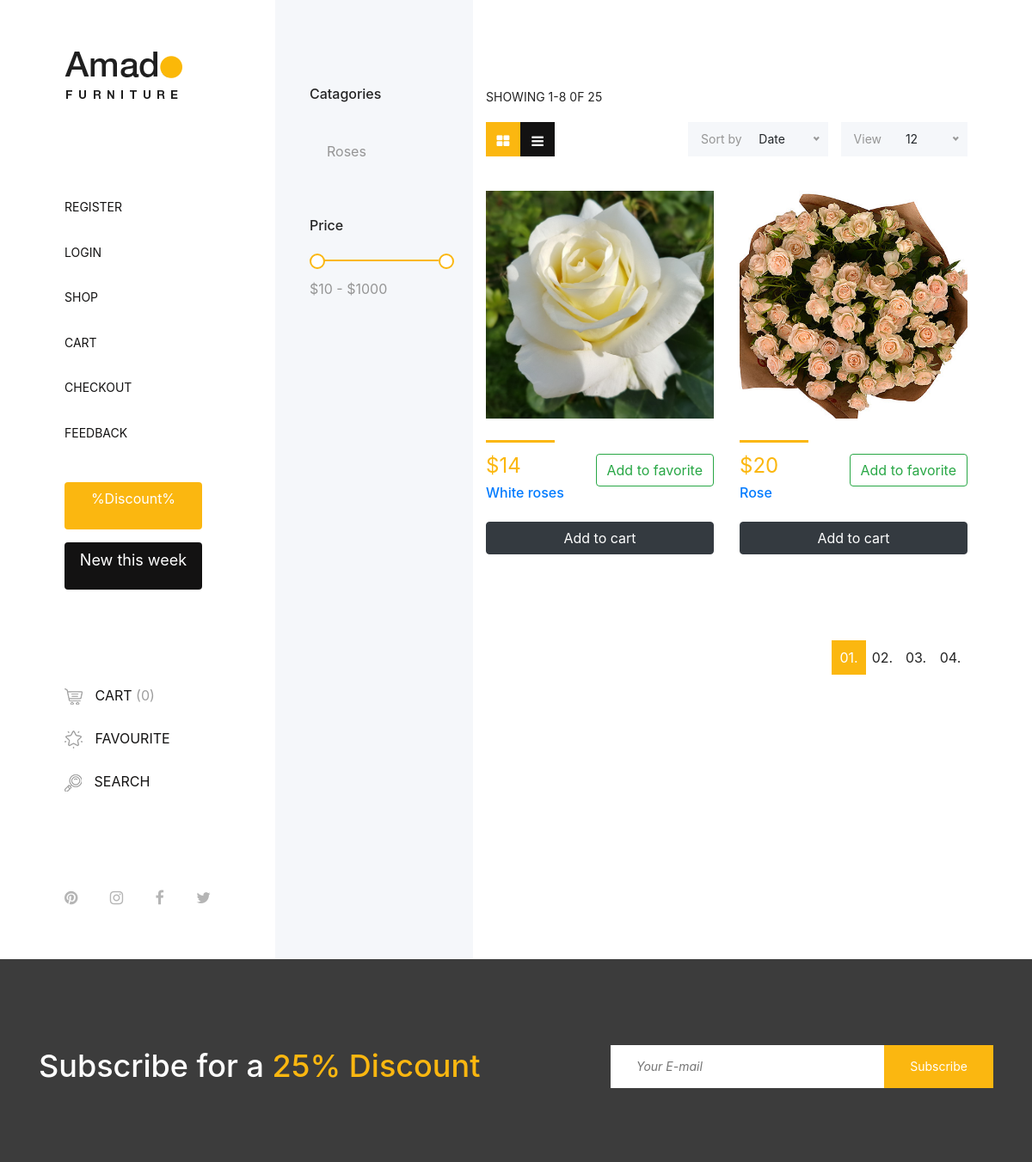
The page /shop/ (upper part) on the database as committed earlier.
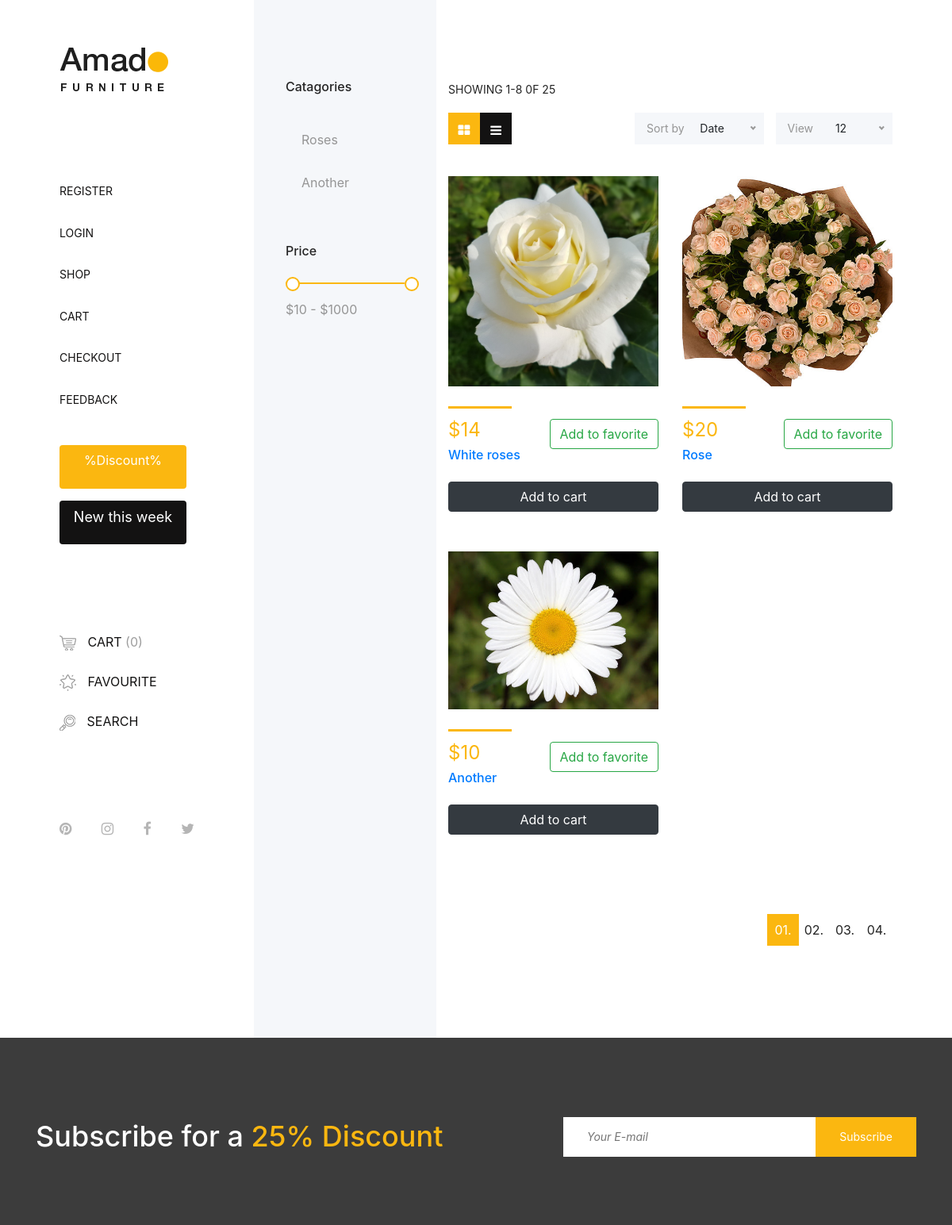
The same page on the database as committed later.
### shop/models.py (models this page shows, shortened)
class Category(models.Model):
    slug = models.SlugField(max_length=100, default=False)
    title = models.CharField(max_length=100)
    class Meta:
        verbose_name_plural = "Категории"
        verbose_name = "Категория"

class Product(models.Model):
    slug = models.SlugField(max_length=100)
    category = models.ForeignKey(Category, related_name='products', on_delete=models.CASCADE)
    price = models.DecimalField(decimal_places=2, max_digits=10)
    title = models.CharField(max_length=100)
    description = models.CharField(max_length=500)
    created_at = models.DateTimeField(auto_now_add=True)
    updated_at = models.DateTimeField(auto_now=True)
    stock = models.PositiveIntegerField('Скидка в процентах', blank=True, null=True, default=0)
    available = models.BooleanField(default=True)
    class Meta:
        verbose_name = 'Продукт'
        verbose_name_plural = 'Продукты'
    def get_sale(self):
        return int(self.price * (100 - self.stock) / 100)
    def get_absolute_url(self):
        return reverse('product_detail', kwargs={'slug': self.slug})

class ProductImage(models.Model):
    image = models.ImageField(upload_to='products/%Y/%m/%d/', blank=True)
    product = models.ForeignKey(Product, related_name='images', on_delete=models.CASCADE)
    class Meta:
        verbose_name = 'Картинка'
        verbose_name_plural = 'Картинки'

### shop/views.py (the view)
# urls.py: path('shop/', ProductListView.as_view(), name='shop'),
class ProductListView(View):
    def get(self, request):
        products = Product.objects.filter(available=True)
        categories = Category.objects.all()
        context = {
            'products': products,
            'categories': categories,
        }
        template = 'shop/shop.html'
        return render(request, template, context)

### contact/forms.py
class NewsletterForm(forms.ModelForm):
    email = forms.EmailField(widget=forms.EmailInput(attrs={'class': 'nl-email', 'placeholder': 'Your E-mail'}))
    class Meta:
        model = Newsletter
        fields = ('email',)

### contact/templatetags/newsletter_tags.py (called while the page is built)
@register.inclusion_tag('contact/tags/form.html')
def newsletter_form(request):
    return {'form': NewsletterForm(),'request': request}

### templates/shop/shop.html (shortened to what this page needs)
{% extends 'base.html'%}
{% load static %}
{% block content %}
    <div class="main-content-wrapper d-flex clearfix">
       {% include 'includes/header.html' %}
        {% include 'includes/filters.html' %}
        <div class="amado_product_area section-padding-100">
            <div class="container-fluid">
                <div class="row">
                    <div class="col-12">
                        <div class="product-topbar d-xl-flex align-items-end justify-content-between">
                            <div class="total-products">
                                <p>Showing 1-8 0f 25</p>
                                <div class="view d-flex">
                                    <a href="#"><i class="fa fa-th-large" aria-hidden="true"></i></a>
                                    <a href="#"><i class="fa fa-bars" aria-hidden="true"></i></a>
                                </div>
                            </div>
                            <div class="product-sorting d-flex">
                                <div class="sort-by-date d-flex align-items-center mr-15">
                                    <p>Sort by</p>
                                    <form action="#" method="get">
                                    </form>
                                </div>
                                <div class="view-product d-flex align-items-center">
                                    <p>View</p>
                                    <form action="#" method="get">
                                    </form>
                                </div>
                            </div>
                        </div>
                    </div>
                </div>
                <div class="row">
                    {% for product in products %}
                        <div class="col-12 col-sm-6 col-md-12 col-xl-6">
                        <div class="single-product-wrapper">
                            <div class="product-img">
                                    <img src="{{ product.images.first.image.url }}" alt="{{ product.title }}">
                            </div>
                            <div class="product-description d-flex align-items-center justify-content-between">
                                <div class="product-meta-data">
                                    <div class="line"></div>
                                    <p class="product-price">${{ product.get_sale}}</p>
                                    <a href="product-details.html">
                                        <a href="{{ product.get_absolute_url }}"><h6>{{product.title}}</h6></a>
                                    </a>
                                </div>
                                {% include 'includes/add_to_favorite.html' %}
                            </div>
                            <br>
                            <div class="row">
                                <div class="col">
                                    {% include 'includes/add_to_cart.html' %}
                                </div>
                            </div>
                        </div>
                    </div>
                    {% endfor %}
                </div>
                <div class="row">
                    <div class="col-12">
                        <nav aria-label="navigation">
                            <ul class="pagination justify-content-end mt-50">
                                <li class="page-item active"><a class="page-link" href="#">01.</a></li>
                                <li class="page-item"><a class="page-link" href="#">02.</a></li>
                                <li class="page-item"><a class="page-link" href="#">03.</a></li>
                                <li class="page-item"><a class="page-link" href="#">04.</a></li>
                            </ul>
                        </nav>
                    </div>
                </div>
            </div>
        </div>
    </div>
{% endblock content %}

### templates/includes/filters.html (shortened to what this page needs)
{% load static %}
<div class="shop_sidebar_area">
            <div class="widget catagory mb-50">
                <h6 class="widget-title mb-30">Catagories</h6>
                <div class="catagories-menu">
                    <ul>
                        {% for category in categories %}
                            <li class=""><a href="{{ category_detail.slug }}">{{ category.title }}</a></li>
                        {% endfor %}
                    </ul>
                </div>
            </div>
            <div class="widget price mb-50">
                <h6 class="widget-title mb-30">Price</h6>
                <div class="widget-desc">
                    <div class="slider-range">
                        <div data-min="10" data-max="1000" data-unit="$" class="slider-range-price ui-slider ui-slider-horizontal ui-widget ui-widget-content ui-corner-all" data-value-min="10" data-value-max="1000" data-label-result="">
                            <span class="ui-slider-handle ui-state-default ui-corner-all" tabindex="0"></span>
                            <span class="ui-slider-handle ui-state-default ui-corner-all" tabindex="0"></span>
                        </div>
                        <div class="range-price">$10 - $1000</div>
                    </div>
                </div>
            </div>
        </div>

### templates/includes/add_to_favorite.html (shortened to what this page needs)
<form action="{% url 'add_to_favourites' pk=product.pk %}" method="post">
    <button type="submit" class="btn btn-outline-success">Add to favorite</button>
</form>

### templates/includes/add_to_cart.html (shortened to what this page needs)
<form action="{% url 'add_to_cart' pk=product.pk %}" method="post">
    <button type="submit" class="btn btn-dark btn-block">Add to cart</button>
</form>

Rows that differ between the two databases and show on the page:
added Category: title "Another"
added Product: images.first.image (picture), get_sale "10", title "Another"
